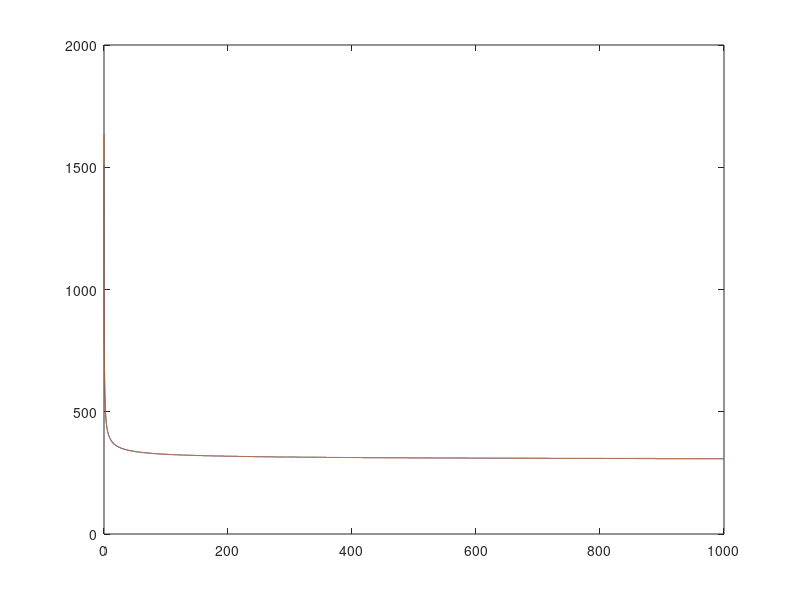

This chart was generated by the following MATLAB code:
%% Initialization
A=500; %factor between reverse current and induced force/mvt
K=1; %wind to mvt factor
r1=300; %internal resistance

R=300:3000;
MPPT=zeros(2,10000);

for U=1:10000
    
V=(sqrt(K*U/10+A^2./(4*(R+r1).^2))-A./(2*(R+r1)))./(R+r1).*R;
I=(sqrt(K*U/10+A^2./(4*(R+r1).^2))-A./(2*(R+r1)))./(R+r1);
P=V.*I;
[mx,idx]=max(P);
MPPT(1,U)=R(idx);
MPPT(2,U)=U/10;

end

plot(MPPT(2,:),MPPT(1,:))
%p = polyfit(MPPT(2,:),MPPT(1,:),1)
%f = polyval(p,MPPT(2,:));
%hold
%plot(MPPT(2,:),f)
hold
plot(MPPT(2,:),sqrt(r1^2+(A^2./(4*K*MPPT(2,:))))+A./(2*sqrt(K*MPPT(2,:))))